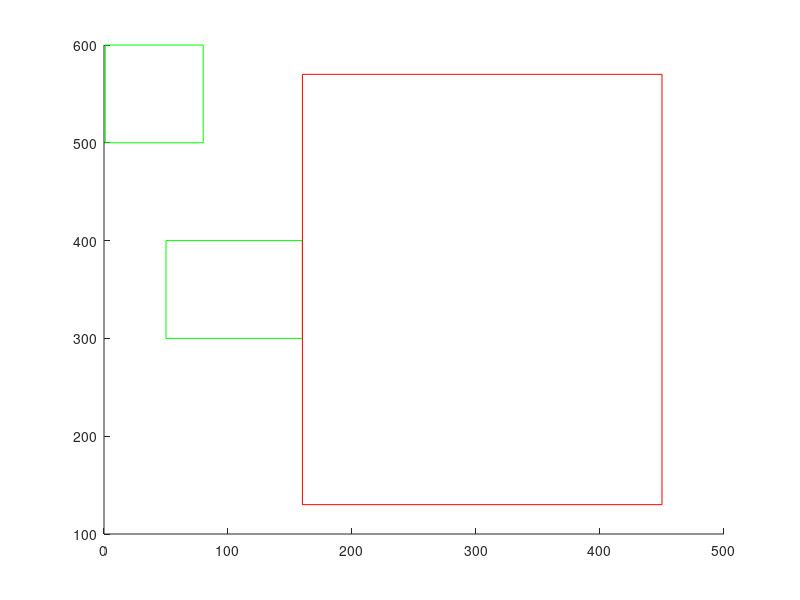

The MATLAB source for this figure:
% %Start box
XV_sb = [50 160 160 50 50];
YV_sb = [300 300 400 400 300];

% % XV_sb = [280 280+150 280+150 280 280];
% % YV_sb = [35 35+125 35+125 35 35];
% %  
% % %Stem
% XV_stem = [135 340 340 135 135];
% YV_stem = [345 345 365 365 345];
% % XV_stem = [335 335+35 335+35 335 335];
% % YV_stem = [160 160+210 160+210 160 160];
% % 
% % %Choice point
% XV_cp = [340 400 400 340 340];
% YV_cp = [250 250 470 470 250];
% % XV_cp = [320 320+75 320+75 320 320];
% % YV_cp = [370 370+60 370+60 370 370];
% 
% % %Reward zones (Right and Left)
% XV_rew_r = [325 400 400 325 325];
% YV_rew_r = [150 150 250 250 150];
% % XV_rew_r = [485 485+65 485+65 485 485];
% % YV_rew_r = [290 290+100 290+100 290 290];
% 
% XV_rew_l = [325 400 400 325 325];
% YV_rew_l = [470 470 550 550 470];
% % XV_rew_r = [145 145+65 145+65 145 145];
% % YV_rew_r = [290 290+100 290+100 290 290];
% 
% % %Return arms (Right and Left)
% XV_ret_l = [135 135 325 325 135];
% YV_ret_l = [370 550 550 370 370];
% % XV_ret_r = [375 375+150 375+150 375 375];
% % YV_ret_r = [160 160+130 160+130 160 160];
% 
% XV_ret_r = [135 135 325 325 135];
% YV_ret_r = [150 343 343 150 150];
% % XV_ret_l = [210 210+120 210+120 210 210];
% % YV_ret_l = [160 160+165 160+165 160 160];

% Bowl as anchor
XV_bowl = [1 80 80 1 1];
YV_bowl = [500 500 600 600 500];

% Whole TMaze
XV_all = [160 450 450 160 160];
YV_all = [130 130 570 570 130];

% plot them
figure; hold on;
% plot(X_all,Y_all,'r');
plot(XV_bowl,YV_bowl,'g');
plot(XV_sb,YV_sb,'g');
% plot(XV_stem,YV_stem,'g');
% plot(XV_cp,YV_cp,'g');
% plot(XV_rew_r,YV_rew_r,'g');
% plot(XV_rew_l,YV_rew_l,'g');
% plot(XV_ret_l,YV_ret_l,'g');
% plot(XV_ret_r,YV_ret_r,'g');
plot(XV_all, YV_all,'r');